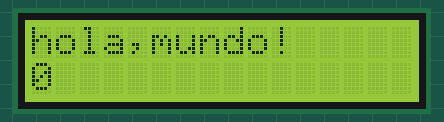
Recording of a sketch running on a simulated Arduino Uno, built with avr-gcc and run on an emulated ATmega328P. Shown: 16×2 character LCD.

Above: at 0.1 s.
At 4.1 s:
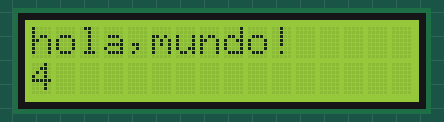
At 9.1 s:
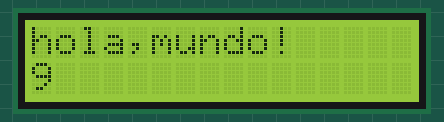
At 19.1 s:
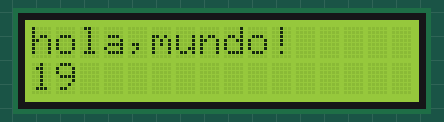
At 29.1 s:
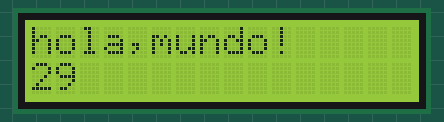
At 39.1 s:
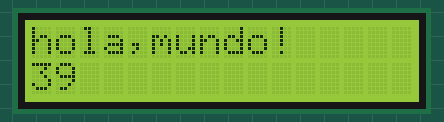

Measured:
- what the display in image 1 shows lasts 1.0 s, from 4.0 s to 5.0 s

The sketch:

lcd_hola_mundo.ino
```cpp
/*
 * LCD RS(4) to digital pin 12
 * LCD Enable(6) to digital pin 11
 * LCD D4(11) to digital pin 5
 * LCD D5(12) to digital pin 4
 * LCD D6(13) to digital pin 3
 * LCD D7(14) to digital pin 2
 * LCD R/W(5) to ground
 * 10K resistor:
 * ends to +5V and ground
 * wiper to LCD VO(3)
 */

// include the library code:
#include <LiquidCrystal.h>

// initialize the library with the numbers of the interface pins
LiquidCrystal lcd(12, 11, 5, 4, 3, 2);

void setup() {
  // set up the LCD's number of columns and rows:
  lcd.begin(16, 2);
  // Print a message to the LCD.
  lcd.print("hola,mundo!");
}

void loop() {
  // set the cursor to column 0, line 1
  // (note: line 1 is the second row, since counting begins with 0):
  lcd.setCursor(0, 1);
  // print the number of seconds since reset:
  lcd.print(millis()/1000);
}
```
